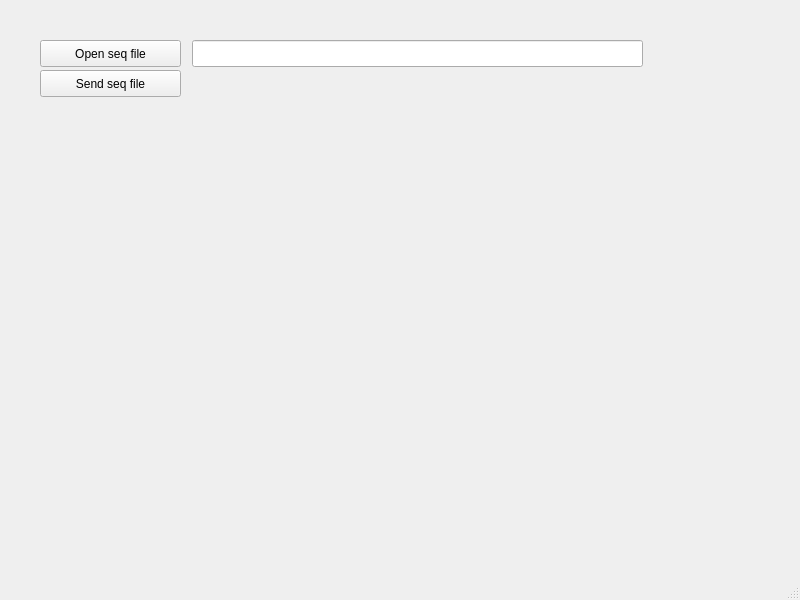
<?xml version="1.0" encoding="UTF-8"?>
<ui version="4.0">
 <class>bB208</class>
 <widget class="QMainWindow" name="bB208">
  <property name="geometry">
   <rect>
    <x>0</x>
    <y>0</y>
    <width>800</width>
    <height>600</height>
   </rect>
  </property>
  <property name="windowTitle">
   <string>bB208</string>
  </property>
  <widget class="QWidget" name="centralwidget">
   <widget class="QPushButton" name="open_pushButton">
    <property name="geometry">
     <rect>
      <x>40</x>
      <y>40</y>
      <width>141</width>
      <height>27</height>
     </rect>
    </property>
    <property name="text">
     <string>Open seq file</string>
    </property>
   </widget>
   <widget class="QLineEdit" name="lineEdit_wavfile">
    <property name="geometry">
     <rect>
      <x>192</x>
      <y>40</y>
      <width>451</width>
      <height>27</height>
     </rect>
    </property>
   </widget>
   <widget class="QPushButton" name="send_pushButton">
    <property name="geometry">
     <rect>
      <x>40</x>
      <y>70</y>
      <width>141</width>
      <height>27</height>
     </rect>
    </property>
    <property name="text">
     <string>Send seq file</string>
    </property>
   </widget>
  </widget>
  <widget class="QMenuBar" name="menubar">
   <property name="geometry">
    <rect>
     <x>0</x>
     <y>0</y>
     <width>800</width>
     <height>24</height>
    </rect>
   </property>
  </widget>
  <widget class="QStatusBar" name="statusbar"/>
 </widget>
 <resources/>
 <connections/>
</ui>
